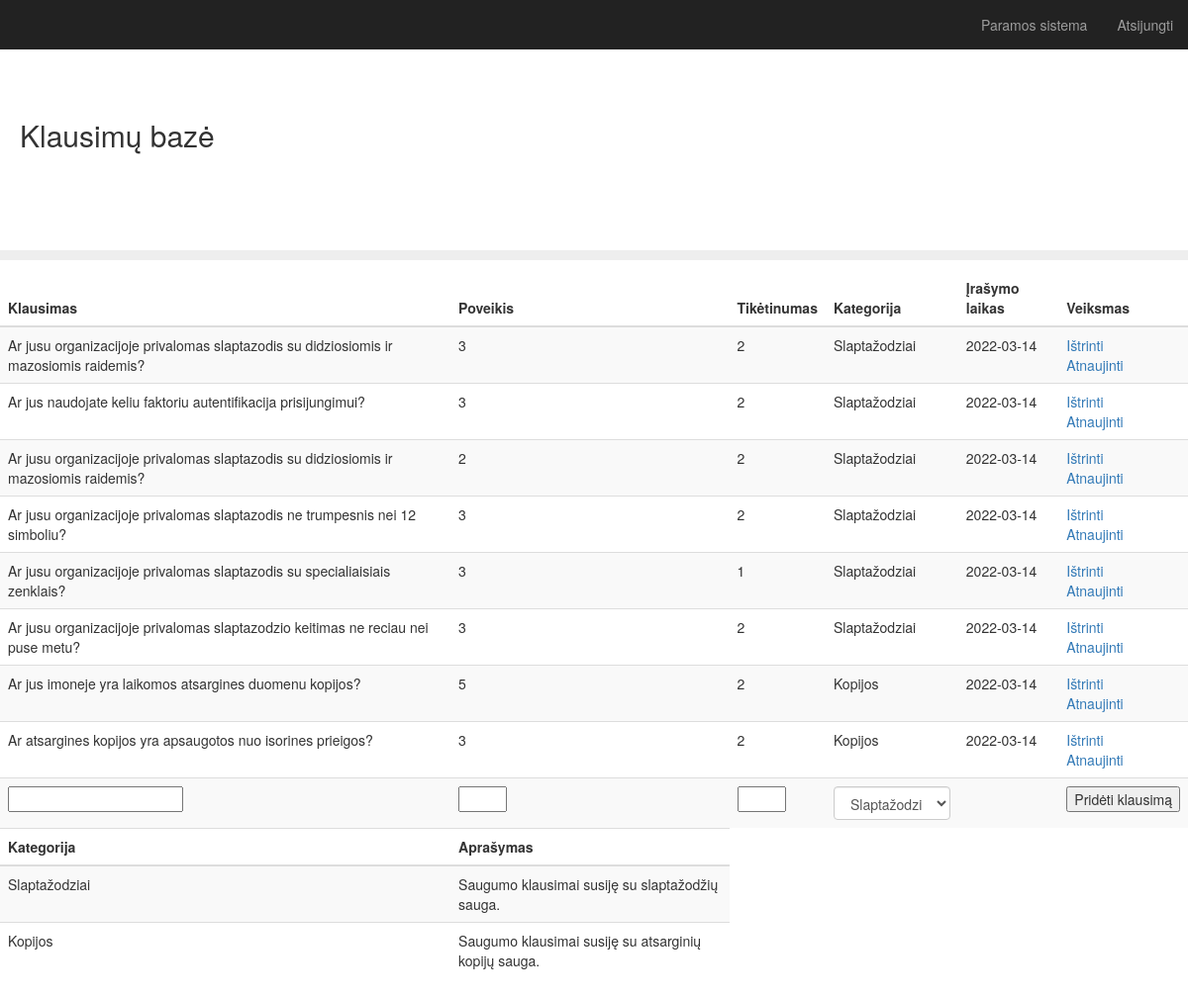
Page / (signed in) on the earlier database version.
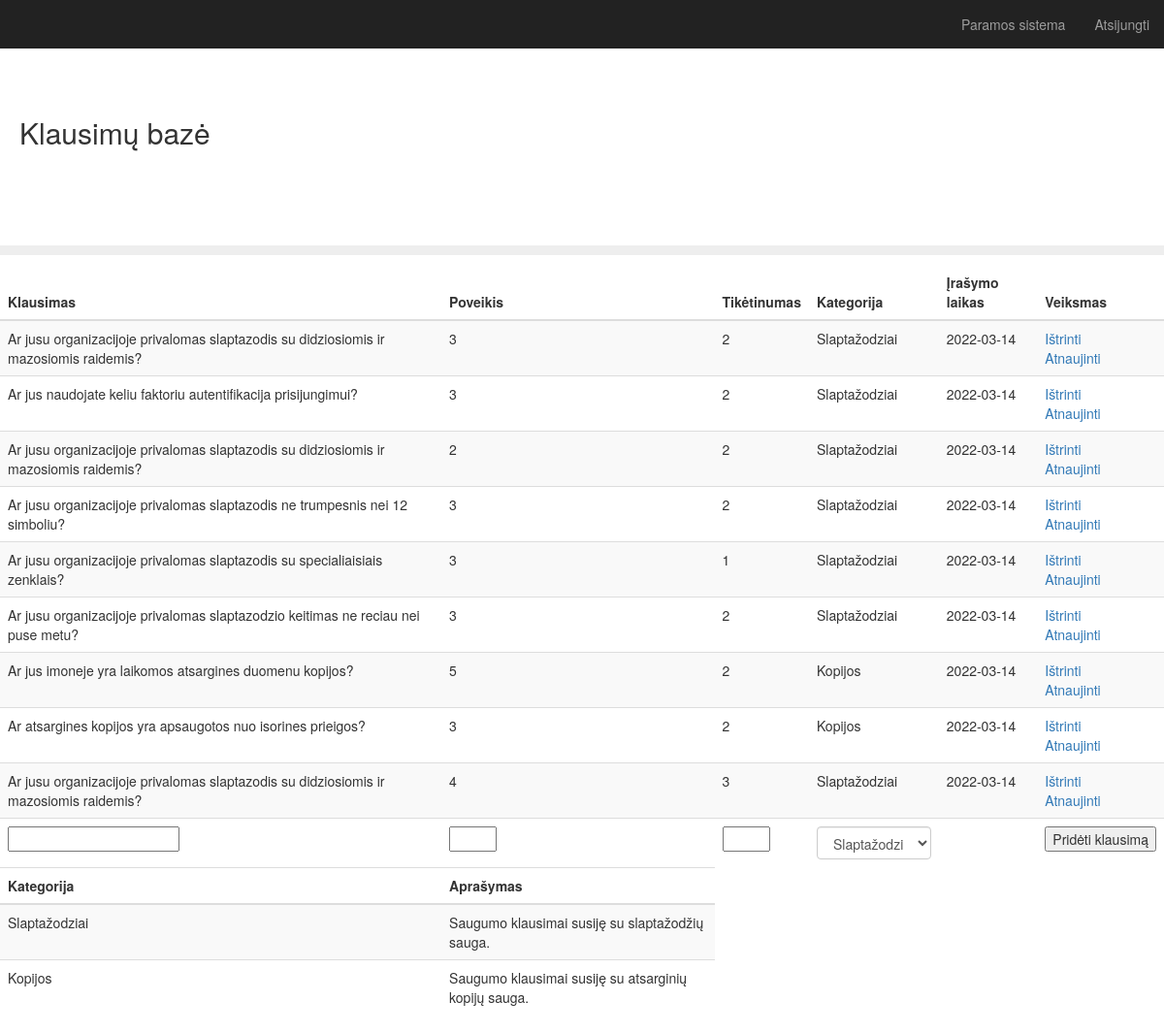
Same page on the later database version.
### app.py (models this page shows)
class Question(db.Model):
    id = db.Column(db.Integer, primary_key=True)
    question = db.Column(db.String(200), nullable=False)
    impact = db.Column(db.Integer, nullable=False)
    likelihood = db.Column(db.Integer, nullable=False)
    category = db.Column(db.String(30), nullable=False)
    date_created = db.Column(db.DateTime, default=datetime.utcnow)

class Categories(db.Model):
    id = db.Column(db.Integer, primary_key=True)
    category = db.Column(db.String(25), nullable=False)
    description = db.Column(db.String(200), nullable=False)

### app.py (the view)
@app.route('/', methods=['POST', 'GET'])
@login_required
def index():
    if request.method == 'POST':
        new_question = request.form['question']
        new_impact = request.form['impact']
        new_likelihood = request.form['likelihood']
        new_category = request.form['category']
        update = Question(question=new_question, impact=new_impact, likelihood=new_likelihood, category=new_category )
        try:
            db.session.add(update)
            db.session.commit()
            return redirect('/')
        except:
            return 'There was an issue adding your row'
    else:
        rows = Question.query.order_by(Question.date_created).all()
        categories = Categories.query.all()
        return render_template('index.html', rows=rows, categories=categories)

### app.py (called while the page is built)
@login_manager.user_loader
def load_user(user_id):
    return User.query.get(int(user_id))

### templates/index.html (shortened to what this page needs)
{% extends "bootstrap/base.html" %}
{% block styles %}
{{super()}}
<link rel="stylesheet" href="{{url_for('.static', filename='main.css')}}">
{% endblock %}
{% block content %}
    <nav class="navbar navbar-inverse navbar-fixed-top">
      <div class="container-fluid">
        <div id="navbar" class="navbar-collapse collapse">
          <ul class="nav navbar-nav navbar-right">
            <li><a href="{{ url_for('survey') }}">Paramos sistema</a></li>
            <li><a href="{{ url_for('logout') }}">Atsijungti</a></li>
          </ul>
        </div>
      </div>
    </nav>
  <h2 class="sub-header">Klausimų bazė</h2>
          <div class="table-responsive">
            <table class="table table-striped">
              <thead>
                <tr>
                  <th>Klausimas</th>
                  <th>Poveikis</th>
                  <th>Tikėtinumas</th>
                  <th>Kategorija</th>
                  <th>Įrašymo laikas</th>
                  <th>Veiksmas</th>
                </tr>
              </thead>
              <tbody>
                {% for row in rows %}
                <tr>
                    <td>{{ row.question }}</td>
                    <td>{{ row.impact }}</td>
                    <td>{{ row.likelihood }}</td>
                    <td>{{ row.category }}</td>
                    <td>{{ row.date_created.date() }}</td>
                    <td>
                        <a href="/delete/{{row.id}}">Ištrinti</a>
                        <br>
                        <a href="/update/{{row.id}}">Atnaujinti</a>
                    </td>
                </tr>
            {% endfor %}
            <tr>
              <div class="form">
                  <form action="/" method="POST">
                      <td><input type="text" name="question" id="question"></td>
                      <td><input type="number" name="impact" id="impact" min="1" max="5" required></td>
                      <td><input type="number" name="likelihood" id="likelihood" min="1" max="5" required></td>
                      <td><select class="form-control" name="category">
                        {% for each in categories %}
                        <option value="{{each.category}}">{{each.category}}</option>
                        {% endfor %}
                      </select></td>
                      <td></td>
                      <td><input type="submit" value="Pridėti klausimą"></td>
                  </form>
              </div>
            </tr>
              </tbody>
              <thead>
                <tr>
                  <th>Kategorija</th>
                  <th>Aprašymas</th>
                </tr>
              </thead>
              <tbody>
                {% for each in categories %}
                <tr>
                    <td>{{ each.category }}</td>
                    <td>{{ each.description }}</td>
                    {% endfor %}
              </tbody>
{% endblock %}

### static/main.css (style rules this page uses)
body { padding-top: 50px; }
.sub-header { padding-top: 50px; padding-bottom: 100px; border-bottom: 10px solid #eee; padding-right: 20px; padding-left: 20px; }
.navbar-fixed-top { border: 0; }

Differences in the rows shown:
added Question: question "Ar jusu organizacijoje privalomas slaptazodis su didziosiomis ir mazosiomis raidemis?", impact "4", likelihood "3", category "Slaptažodziai", date_created "2022-03-14"
